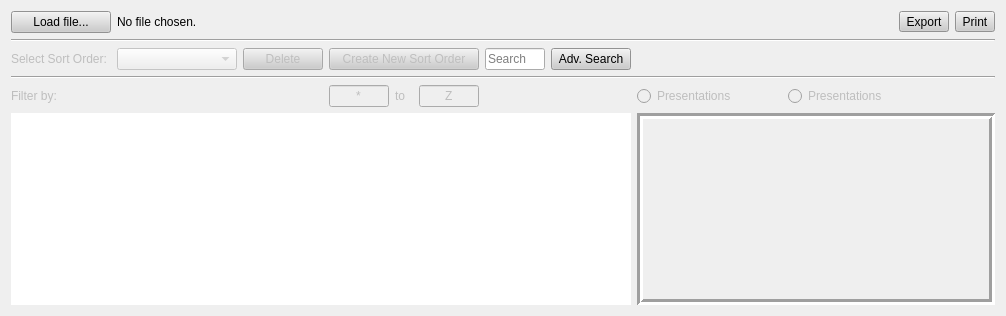
         <widget class="QWidget" name="tabPres">
          <attribute name="title">
           <string>Presentations</string>
          </attribute>
          <layout class="QGridLayout" name="gridLayout_2">
           <item row="4" column="4">
            <widget class="QLabel" name="pres_to_label">
             <property name="enabled">
              <bool>false</bool>
             </property>
             <property name="text">
              <string>to</string>
             </property>
            </widget>
           </item>
           <item row="2" column="9">
            <spacer name="horizontalSpacer_30">
             <property name="orientation">
              <enum>Qt::Horizontal</enum>
             </property>
             <property name="sizeHint" stdset="0">
              <size>
               <width>40</width>
               <height>20</height>
              </size>
             </property>
            </spacer>
           </item>
           <item row="4" column="0">
            <widget class="QLabel" name="pres_filter_label">
             <property name="enabled">
              <bool>false</bool>
             </property>
             <property name="text">
              <string>Filter by:</string>
             </property>
            </widget>
           </item>
           <item row="4" column="10">
            <widget class="QRadioButton" name="pres_radio2">
             <property name="enabled">
              <bool>false</bool>
             </property>
             <property name="text">
              <string>Presentations</string>
             </property>
            </widget>
           </item>
           <item row="4" column="8">
            <widget class="QRadioButton" name="pres_radio1">
             <property name="enabled">
              <bool>false</bool>
             </property>
             <property name="text">
              <string>Presentations</string>
             </property>
            </widget>
           </item>
           <item row="2" column="0">
            <widget class="QLabel" name="pres_sort_label">
             <property name="enabled">
              <bool>false</bool>
             </property>
             <property name="text">
              <string>Select Sort Order:</string>
             </property>
            </widget>
           </item>
           <item row="2" column="1">
            <widget class="QComboBox" name="pres_sort">
             <property name="enabled">
              <bool>false</bool>
             </property>
             <property name="sizePolicy">
              <sizepolicy hsizetype="Preferred" vsizetype="Fixed">
               <horstretch>0</horstretch>
               <verstretch>0</verstretch>
              </sizepolicy>
             </property>
             <property name="minimumSize">
              <size>
               <width>120</width>
               <height>0</height>
              </size>
             </property>
            </widget>
           </item>
           <item row="2" column="10">
            <spacer name="horizontalSpacer_25">
             <property name="orientation">
              <enum>Qt::Horizontal</enum>
             </property>
             <property name="sizeType">
              <enum>QSizePolicy::Expanding</enum>
             </property>
             <property name="sizeHint" stdset="0">
              <size>
               <width>0</width>
               <height>0</height>
              </size>
             </property>
            </spacer>
           </item>
           <item row="2" column="8">
            <spacer name="horizontalSpacer_2">
             <property name="orientation">
              <enum>Qt::Horizontal</enum>
             </property>
             <property name="sizeHint" stdset="0">
              <size>
               <width>0</width>
               <height>0</height>
              </size>
             </property>
            </spacer>
           </item>
           <item row="3" column="0" colspan="14">
            <widget class="Line" name="line_3">
             <property name="orientation">
              <enum>Qt::Horizontal</enum>
             </property>
            </widget>
           </item>
           <item row="0" column="0">
            <widget class="QPushButton" name="pres_load_file">
             <property name="minimumSize">
              <size>
               <width>100</width>
               <height>0</height>
              </size>
             </property>
             <property name="toolTip">
              <string>&lt;html&gt;&lt;head/&gt;&lt;body&gt;&lt;p&gt;Load Presentation CSV File&lt;/p&gt;&lt;/body&gt;&lt;/html&gt;</string>
             </property>
             <property name="autoFillBackground">
              <bool>false</bool>
             </property>
             <property name="styleSheet">
              <string notr="true">background-color: rgb(204, 204, 204);</string>
             </property>
             <property name="text">
              <string>Load file...</string>
             </property>
            </widget>
           </item>
           <item row="0" column="13" alignment="Qt::AlignRight">
            <widget class="QToolButton" name="presPrintButton">
             <property name="toolTip">
              <string>&lt;html&gt;&lt;head/&gt;&lt;body&gt;&lt;p&gt;Print&lt;/p&gt;&lt;/body&gt;&lt;/html&gt;</string>
             </property>
             <property name="styleSheet">
              <string notr="true">background-color: rgb(204, 204, 204);</string>
             </property>
             <property name="text">
              <string>Print</string>
             </property>
             <property name="icon">
              <iconset>
               <normalon>:/printer.png</normalon>
              </iconset>
             </property>
             <property name="toolButtonStyle">
              <enum>Qt::ToolButtonTextBesideIcon</enum>
             </property>
            </widget>
           </item>
           <item row="1" column="0" colspan="14">
            <widget class="Line" name="line_4">
             <property name="orientation">
              <enum>Qt::Horizontal</enum>
             </property>
            </widget>
           </item>
           <item row="4" column="1" colspan="2">
            <widget class="QLabel" name="pres_filter">
             <property name="enabled">
              <bool>false</bool>
             </property>
             <property name="text">
              <string/>
             </property>
            </widget>
           </item>
           <item row="0" column="1" colspan="11">
            <widget class="QLabel" name="pres_file_label">
             <property name="text">
              <string>No file chosen.</string>
             </property>
            </widget>
           </item>
           <item row="2" column="2">
            <widget class="QPushButton" name="pres_delete_sort">
             <property name="enabled">
              <bool>false</bool>
             </property>
             <property name="styleSheet">
              <string notr="true">background-color: rgb(204, 204, 204);</string>
             </property>
             <property name="text">
              <string>Delete</string>
             </property>
            </widget>
           </item>
           <item row="0" column="12">
            <widget class="QToolButton" name="presExportButton">
             <property name="toolTip">
              <string>Export to pdf</string>
             </property>
             <property name="styleSheet">
              <string notr="true">background-color: rgb(204, 204, 204);</string>
             </property>
             <property name="text">
              <string>Export</string>
             </property>
             <property name="icon">
              <iconset resource="../images.qrc">
               <normaloff>:/Pdf.svg</normaloff>:/Pdf.svg</iconset>
             </property>
             <property name="toolButtonStyle">
              <enum>Qt::ToolButtonTextBesideIcon</enum>
             </property>
            </widget>
           </item>
           <item row="2" column="3" colspan="3">
            <widget class="QPushButton" name="pres_new_sort">
             <property name="enabled">
              <bool>false</bool>
             </property>
             <property name="sizePolicy">
              <sizepolicy hsizetype="Preferred" vsizetype="Fixed">
               <horstretch>0</horstretch>
               <verstretch>0</verstretch>
              </sizepolicy>
             </property>
             <property name="minimumSize">
              <size>
               <width>150</width>
               <height>0</height>
              </size>
             </property>
             <property name="styleSheet">
              <string notr="true">background-color: rgb(204, 204, 204);</string>
             </property>
             <property name="text">
              <string>Create New Sort Order</string>
             </property>
             <property name="checkable">
              <bool>false</bool>
             </property>
             <property name="checked">
              <bool>false</bool>
             </property>
             <property name="autoDefault">
              <bool>false</bool>
             </property>
             <property name="default">
              <bool>false</bool>
             </property>
            </widget>
           </item>
           <item row="4" column="5">
            <widget class="QLineEdit" name="pres_filter_to">
             <property name="enabled">
              <bool>false</bool>
             </property>
             <property name="maximumSize">
              <size>
               <width>60</width>
               <height>16777215</height>
              </size>
             </property>
             <property name="text">
              <string>Z</string>
             </property>
             <property name="maxLength">
              <number>1</number>
             </property>
             <property name="alignment">
              <set>Qt::AlignCenter</set>
             </property>
            </widget>
           </item>
           <item row="2" column="6">
            <widget class="QLineEdit" name="pres_search_bar">
             <property name="maximumSize">
              <size>
               <width>60</width>
               <height>16777215</height>
              </size>
             </property>
             <property name="text">
              <string/>
             </property>
             <property name="placeholderText">
              <string>Search</string>
             </property>
            </widget>
           </item>
           <item row="2" column="7">
            <widget class="QPushButton" name="pres_adv_search_button">
             <property name="styleSheet">
              <string notr="true">background-color: rgb(204, 204, 204);</string>
             </property>
             <property name="text">
              <string>Adv. Search</string>
             </property>
            </widget>
           </item>
           <item row="5" column="8" colspan="6">
            <widget class="QFrame" name="presChartFrame">
             <property name="frameShape">
              <enum>QFrame::Box</enum>
             </property>
             <property name="frameShadow">
              <enum>QFrame::Sunken</enum>
             </property>
             <property name="lineWidth">
              <number>3</number>
             </property>
             <layout class="QGridLayout" name="gridLayout_17">
              <item row="0" column="1">
               <widget class="QLabel" name="presGraphTitle">
                <property name="styleSheet">
                 <string notr="true">font: bold 12px;</string>
                </property>
                <property name="text">
                 <string/>
                </property>
                <property name="alignment">
                 <set>Qt::AlignCenter</set>
                </property>
               </widget>
              </item>
              <item row="0" column="0">
               <widget class="QStackedWidget" name="pres_graph_stackedWidget">
                <widget class="QWidget" name="page_5"/>
                <widget class="QWidget" name="page_6"/>
               </widget>
              </item>
             </layout>
            </widget>
           </item>
           <item row="5" column="0" colspan="8">
            <widget class="QTreeView" name="presTreeView">
             <property name="sizePolicy">
              <sizepolicy hsizetype="Expanding" vsizetype="Expanding">
               <horstretch>0</horstretch>
               <verstretch>0</verstretch>
              </sizepolicy>
             </property>
             <property name="styleSheet">
              <string notr="true"/>
             </property>
             <property name="frameShape">
              <enum>QFrame::NoFrame</enum>
             </property>
             <property name="frameShadow">
              <enum>QFrame::Sunken</enum>
             </property>
            </widget>
           </item>
           <item row="4" column="3">
            <widget class="QLineEdit" name="pres_filter_from">
             <property name="enabled">
              <bool>false</bool>
             </property>
             <property name="maximumSize">
              <size>
               <width>60</width>
               <height>16777215</height>
              </size>
             </property>
             <property name="text">
              <string>*</string>
             </property>
             <property name="maxLength">
              <number>1</number>
             </property>
             <property name="alignment">
              <set>Qt::AlignCenter</set>
             </property>
            </widget>
           </item>
          </layout>
         </widget>
